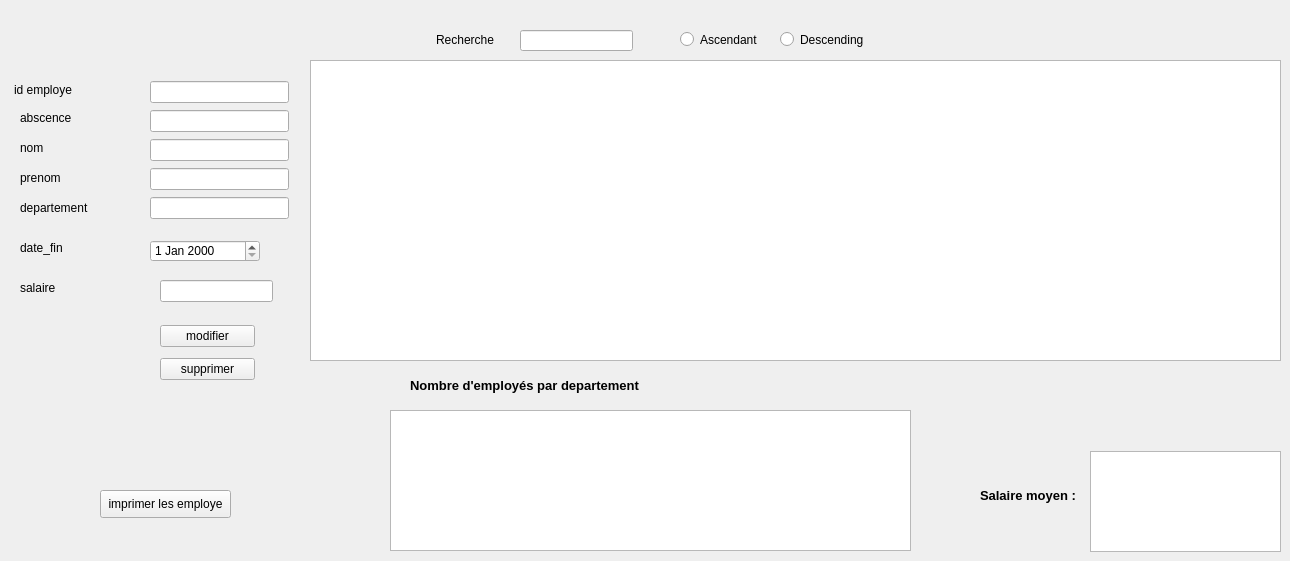
      <widget class="QWidget" name="tab_2">
       <attribute name="title">
        <string>Employes</string>
       </attribute>
       <widget class="QTableView" name="tabemploye">
        <property name="geometry">
         <rect>
          <x>310</x>
          <y>60</y>
          <width>971</width>
          <height>301</height>
         </rect>
        </property>
       </widget>
       <widget class="QLabel" name="label_8">
        <property name="geometry">
         <rect>
          <x>14</x>
          <y>80</y>
          <width>81</width>
          <height>20</height>
         </rect>
        </property>
        <property name="text">
         <string>id employe</string>
        </property>
       </widget>
       <widget class="QLabel" name="label_10">
        <property name="geometry">
         <rect>
          <x>20</x>
          <y>110</y>
          <width>61</width>
          <height>16</height>
         </rect>
        </property>
        <property name="text">
         <string>abscence</string>
        </property>
       </widget>
       <widget class="QLabel" name="label_11">
        <property name="geometry">
         <rect>
          <x>20</x>
          <y>140</y>
          <width>55</width>
          <height>16</height>
         </rect>
        </property>
        <property name="text">
         <string>nom</string>
        </property>
       </widget>
       <widget class="QLabel" name="label_12">
        <property name="geometry">
         <rect>
          <x>20</x>
          <y>170</y>
          <width>55</width>
          <height>16</height>
         </rect>
        </property>
        <property name="text">
         <string>prenom</string>
        </property>
       </widget>
       <widget class="QLabel" name="label_13">
        <property name="geometry">
         <rect>
          <x>20</x>
          <y>200</y>
          <width>71</width>
          <height>16</height>
         </rect>
        </property>
        <property name="text">
         <string>departement</string>
        </property>
       </widget>
       <widget class="QWidget" name="layoutWidget">
        <property name="geometry">
         <rect>
          <x>160</x>
          <y>320</y>
          <width>95</width>
          <height>65</height>
         </rect>
        </property>
        <layout class="QVBoxLayout" name="verticalLayout">
         <item>
          <widget class="QPushButton" name="pushButton_3">
           <property name="text">
            <string>modifier</string>
           </property>
          </widget>
         </item>
         <item>
          <widget class="QPushButton" name="pushButton_2">
           <property name="text">
            <string>supprimer</string>
           </property>
          </widget>
         </item>
        </layout>
       </widget>
       <widget class="QWidget" name="layoutWidget_2">
        <property name="geometry">
         <rect>
          <x>150</x>
          <y>80</y>
          <width>139</width>
          <height>140</height>
         </rect>
        </property>
        <layout class="QVBoxLayout" name="verticalLayout_2">
         <item>
          <widget class="QLineEdit" name="lineEdit_5"/>
         </item>
         <item>
          <widget class="QLineEdit" name="lineEdit_7"/>
         </item>
         <item>
          <widget class="QLineEdit" name="lineEdit_8"/>
         </item>
         <item>
          <widget class="QLineEdit" name="lineEdit_9"/>
         </item>
         <item>
          <widget class="QLineEdit" name="lineEdit_10"/>
         </item>
        </layout>
       </widget>
       <widget class="QLineEdit" name="lineEdit_6">
        <property name="geometry">
         <rect>
          <x>160</x>
          <y>280</y>
          <width>113</width>
          <height>22</height>
         </rect>
        </property>
       </widget>
       <widget class="QLabel" name="label_14">
        <property name="geometry">
         <rect>
          <x>20</x>
          <y>240</y>
          <width>55</width>
          <height>16</height>
         </rect>
        </property>
        <property name="text">
         <string>date_fin</string>
        </property>
       </widget>
       <widget class="QLabel" name="label_15">
        <property name="geometry">
         <rect>
          <x>20</x>
          <y>280</y>
          <width>55</width>
          <height>16</height>
         </rect>
        </property>
        <property name="text">
         <string>salaire</string>
        </property>
       </widget>
       <widget class="QDateEdit" name="dateEdit">
        <property name="geometry">
         <rect>
          <x>150</x>
          <y>240</y>
          <width>110</width>
          <height>22</height>
         </rect>
        </property>
       </widget>
       <widget class="QTableView" name="tabsalaire">
        <property name="geometry">
         <rect>
          <x>1090</x>
          <y>451</y>
          <width>191</width>
          <height>101</height>
         </rect>
        </property>
       </widget>
       <widget class="QTableView" name="tabdepartment">
        <property name="geometry">
         <rect>
          <x>390</x>
          <y>410</y>
          <width>521</width>
          <height>141</height>
         </rect>
        </property>
       </widget>
       <widget class="QLabel" name="label_16">
        <property name="geometry">
         <rect>
          <x>410</x>
          <y>370</y>
          <width>261</width>
          <height>31</height>
         </rect>
        </property>
        <property name="text">
         <string>&lt;html&gt;&lt;head/&gt;&lt;body&gt;&lt;p&gt;&lt;span style=&quot; font-size:10pt; font-weight:600;&quot;&gt;Nombre d'employés par departement&lt;/span&gt;&lt;/p&gt;&lt;/body&gt;&lt;/html&gt;</string>
        </property>
       </widget>
       <widget class="QPushButton" name="pushButton_4">
        <property name="geometry">
         <rect>
          <x>100</x>
          <y>490</y>
          <width>131</width>
          <height>28</height>
         </rect>
        </property>
        <property name="text">
         <string>imprimer les employe</string>
        </property>
       </widget>
       <widget class="QLineEdit" name="seeker_line">
        <property name="geometry">
         <rect>
          <x>520</x>
          <y>30</y>
          <width>113</width>
          <height>21</height>
         </rect>
        </property>
       </widget>
       <widget class="QRadioButton" name="ascendingsearch">
        <property name="geometry">
         <rect>
          <x>680</x>
          <y>30</y>
          <width>84</width>
          <height>19</height>
         </rect>
        </property>
        <property name="text">
         <string>Ascendant</string>
        </property>
       </widget>
       <widget class="QRadioButton" name="descendingsearch">
        <property name="geometry">
         <rect>
          <x>780</x>
          <y>30</y>
          <width>84</width>
          <height>19</height>
         </rect>
        </property>
        <property name="text">
         <string>Descending</string>
        </property>
       </widget>
       <widget class="QLabel" name="label_17">
        <property name="geometry">
         <rect>
          <x>436</x>
          <y>30</y>
          <width>71</width>
          <height>20</height>
         </rect>
        </property>
        <property name="text">
         <string>Recherche</string>
        </property>
       </widget>
       <widget class="QLabel" name="label_18">
        <property name="geometry">
         <rect>
          <x>980</x>
          <y>480</y>
          <width>111</width>
          <height>31</height>
         </rect>
        </property>
        <property name="text">
         <string>&lt;html&gt;&lt;head/&gt;&lt;body&gt;&lt;p&gt;&lt;span style=&quot; font-size:10pt; font-weight:600;&quot;&gt;Salaire moyen :&lt;/span&gt;&lt;/p&gt;&lt;/body&gt;&lt;/html&gt;</string>
        </property>
       </widget>
      </widget>
